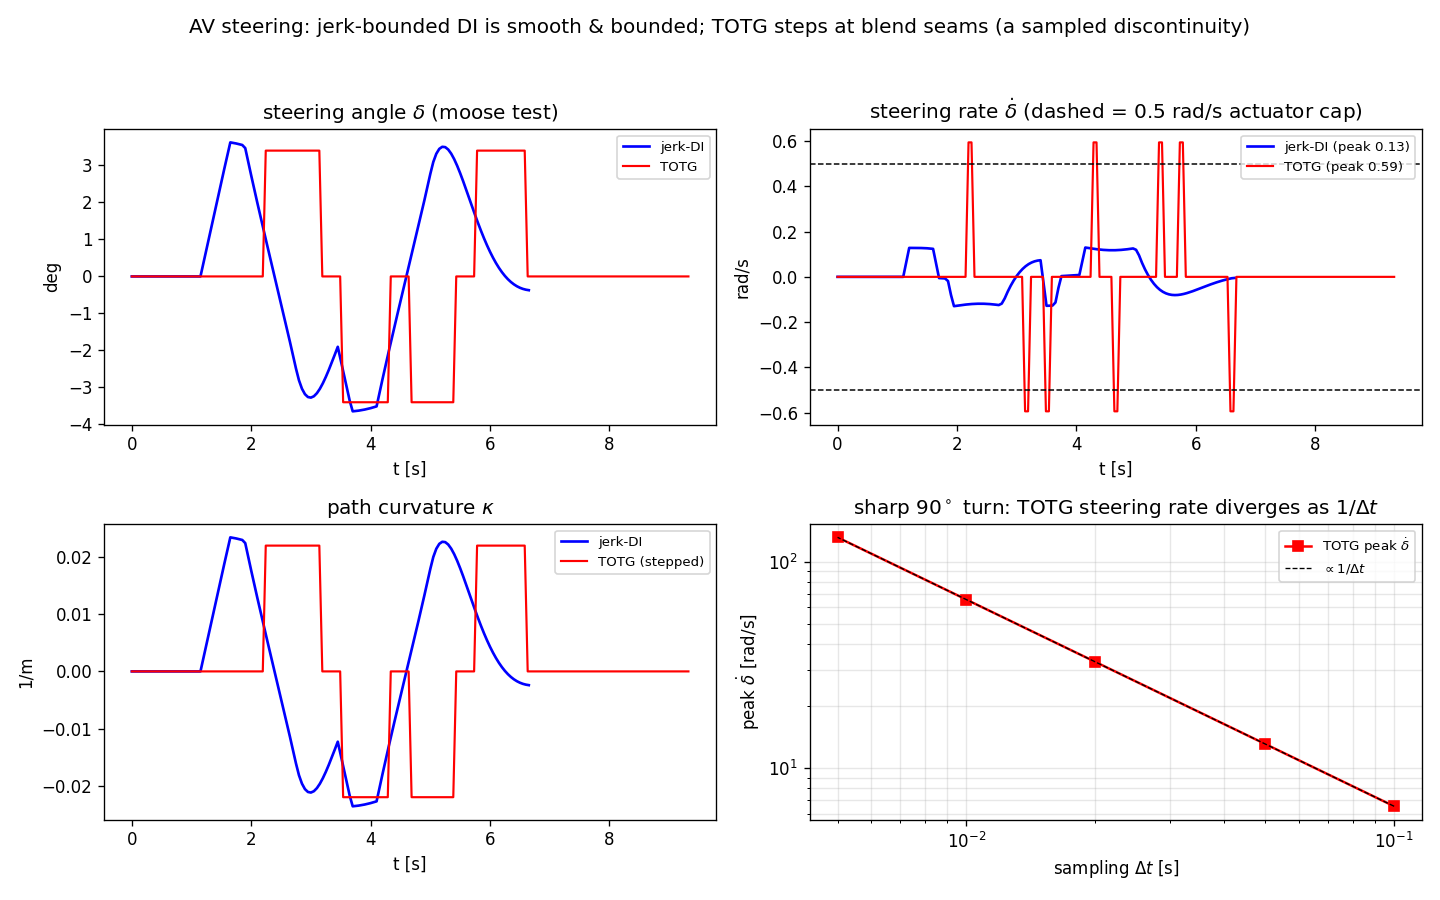

Python code for this plot:
"""
Visualize the AV steering results (§VI.C) as curves.

Top: moose test (double lane change) at cruise -- steering angle, steering rate,
and curvature for the jerk-bounded DI backbone vs TOTG.  The jerk-bounded planner
is smooth and bounded; TOTG steps at every blend seam.
Bottom-right: the sharp 90-deg turn, peak TOTG steering rate vs sampling dt --
it diverges as 1/dt, i.e. it samples a genuine steering discontinuity.
-> av_steering_compare.png
"""
import numpy as np
from pathlib import Path
from di_lateral import plan_lateral_jerk
from di_totg import plan_totg
from benchmark_av import (steering, av_double_lane_change, av_intersection_turn,
                          V_MAX, A_MAX, V_CRUISE)


def main():
    import matplotlib; matplotlib.use("Agg"); import matplotlib.pyplot as plt
    wps = av_double_lane_change()[1]
    di = plan_lateral_jerk(wps, V=V_CRUISE, dt=0.05)
    tg = plan_totg(wps, dt=0.05, vmax=V_MAX, amax=A_MAX, max_dev=0.3)
    sd, st = steering(di), steering(tg)

    fig, ax = plt.subplots(2, 2, figsize=(12, 7.5))
    # steering angle
    ax[0, 0].plot(di["t"], np.degrees(sd["delta"]), 'b', lw=1.6, label='jerk-DI')
    ax[0, 0].plot(tg["t"], np.degrees(st["delta"]), 'r', lw=1.3, label='TOTG')
    ax[0, 0].set_title('steering angle $\\delta$ (moose test)'); ax[0,0].set_ylabel('deg')
    ax[0, 0].set_xlabel('t [s]'); ax[0, 0].legend(fontsize=8)
    # steering rate
    ax[0, 1].plot(di["t"], sd["drate"], 'b', lw=1.6, label=f"jerk-DI (peak {np.abs(sd['drate'][sd['mask']]).max():.2f})")
    ax[0, 1].plot(tg["t"], st["drate"], 'r', lw=1.3, label=f"TOTG (peak {np.abs(st['drate'][st['mask']]).max():.2f})")
    for lim in (0.5, -0.5):
        ax[0, 1].axhline(lim, ls='--', c='k', lw=0.9)
    ax[0, 1].set_title('steering rate $\\dot\\delta$ (dashed = 0.5 rad/s actuator cap)')
    ax[0, 1].set_ylabel('rad/s'); ax[0, 1].set_xlabel('t [s]'); ax[0, 1].legend(fontsize=8)
    # curvature
    ax[1, 0].plot(di["t"], sd["kappa"], 'b', lw=1.6, label='jerk-DI')
    ax[1, 0].plot(tg["t"], st["kappa"], 'r', lw=1.3, label='TOTG (stepped)')
    ax[1, 0].set_title('path curvature $\\kappa$'); ax[1,0].set_ylabel('1/m')
    ax[1, 0].set_xlabel('t [s]'); ax[1, 0].legend(fontsize=8)
    # sharp-turn steering-rate divergence vs dt
    Wt = av_intersection_turn()[1]
    dts = np.array([0.1, 0.05, 0.02, 0.01, 0.005])
    peaks = []
    for dt in dts:
        s = steering(plan_totg(Wt, dt=dt, vmax=V_MAX, amax=A_MAX, max_dev=0.3))
        peaks.append(s["peak_drate"])
    ax[1, 1].loglog(dts, peaks, 'rs-', label='TOTG peak $\\dot\\delta$')
    ax[1, 1].loglog(dts, peaks[0] * dts[0] / dts, 'k--', lw=0.8, label='$\\propto 1/\\Delta t$')
    ax[1, 1].set_title('sharp 90$^\\circ$ turn: TOTG steering rate diverges as $1/\\Delta t$')
    ax[1, 1].set_xlabel('sampling $\\Delta t$ [s]'); ax[1, 1].set_ylabel('peak $\\dot\\delta$ [rad/s]')
    ax[1, 1].legend(fontsize=8); ax[1, 1].grid(True, which='both', alpha=0.3)
    fig.suptitle('AV steering: jerk-bounded DI is smooth & bounded; TOTG steps at '
                 'blend seams (a sampled discontinuity)', fontsize=12)
    fig.tight_layout(rect=[0, 0, 1, 0.96])
    out = Path(__file__).with_name("av_steering_compare.png")
    fig.savefig(out, dpi=120)
    print(f"saved {out}")


if __name__ == "__main__":
    main()
